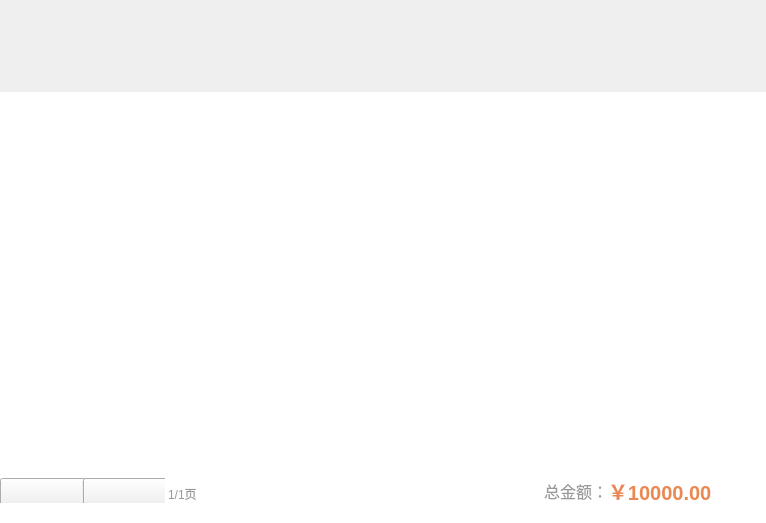
<?xml version="1.0" encoding="UTF-8"?>
<ui version="4.0">
 <class>CheckDetialWidget</class>
 <widget class="QWidget" name="CheckDetialWidget">
  <property name="geometry">
   <rect>
    <x>0</x>
    <y>0</y>
    <width>766</width>
    <height>523</height>
   </rect>
  </property>
  <property name="windowTitle">
   <string>Form</string>
  </property>
  <layout class="QVBoxLayout" name="verticalLayout">
   <property name="spacing">
    <number>0</number>
   </property>
   <property name="leftMargin">
    <number>0</number>
   </property>
   <property name="topMargin">
    <number>0</number>
   </property>
   <property name="rightMargin">
    <number>0</number>
   </property>
   <property name="bottomMargin">
    <number>0</number>
   </property>
   <item>
    <widget class="QWidget" name="topWidget" native="true">
     <property name="minimumSize">
      <size>
       <width>0</width>
       <height>62</height>
      </size>
     </property>
     <property name="maximumSize">
      <size>
       <width>16777215</width>
       <height>62</height>
      </size>
     </property>
     <layout class="QHBoxLayout" name="horizontalLayout">
      <property name="spacing">
       <number>0</number>
      </property>
      <property name="leftMargin">
       <number>0</number>
      </property>
      <property name="topMargin">
       <number>0</number>
      </property>
      <property name="rightMargin">
       <number>0</number>
      </property>
      <property name="bottomMargin">
       <number>0</number>
      </property>
      <item>
       <spacer name="horizontalSpacer">
        <property name="orientation">
         <enum>Qt::Horizontal</enum>
        </property>
        <property name="sizeHint" stdset="0">
         <size>
          <width>215</width>
          <height>20</height>
         </size>
        </property>
       </spacer>
      </item>
      <item>
       <widget class="SearchEdit" name="searchWidget" native="true">
        <property name="minimumSize">
         <size>
          <width>262</width>
          <height>32</height>
         </size>
        </property>
        <property name="maximumSize">
         <size>
          <width>262</width>
          <height>32</height>
         </size>
        </property>
        <property name="sizeIncrement">
         <size>
          <width>26</width>
          <height>3</height>
         </size>
        </property>
        <property name="baseSize">
         <size>
          <width>262</width>
          <height>32</height>
         </size>
        </property>
       </widget>
      </item>
     </layout>
    </widget>
   </item>
   <item>
    <widget class="QWidget" name="mainWidget" native="true">
     <layout class="QVBoxLayout" name="verticalLayout_2">
      <property name="spacing">
       <number>0</number>
      </property>
      <property name="leftMargin">
       <number>0</number>
      </property>
      <property name="topMargin">
       <number>0</number>
      </property>
      <property name="rightMargin">
       <number>0</number>
      </property>
      <property name="bottomMargin">
       <number>0</number>
      </property>
      <item>
       <widget class="CheckDetialTitleWidget" name="titleWidget" native="true">
        <property name="minimumSize">
         <size>
          <width>0</width>
          <height>30</height>
         </size>
        </property>
        <property name="maximumSize">
         <size>
          <width>16777215</width>
          <height>30</height>
         </size>
        </property>
       </widget>
      </item>
      <item>
       <widget class="CheckDetialListView" name="listView">
        <property name="styleSheet">
         <string notr="true">QListView{
border:none;
}</string>
        </property>
       </widget>
      </item>
      <item>
       <widget class="QWidget" name="bottomWidget" native="true">
        <property name="minimumSize">
         <size>
          <width>0</width>
          <height>70</height>
         </size>
        </property>
        <property name="maximumSize">
         <size>
          <width>16777215</width>
          <height>70</height>
         </size>
        </property>
        <property name="sizeIncrement">
         <size>
          <width>76</width>
          <height>7</height>
         </size>
        </property>
        <property name="baseSize">
         <size>
          <width>766</width>
          <height>70</height>
         </size>
        </property>
        <property name="styleSheet">
         <string notr="true">QWidget#bottomWidget{
        background-color:#ffffff;
}</string>
        </property>
        <layout class="QHBoxLayout" name="horizontalLayout_3">
         <property name="spacing">
          <number>16</number>
         </property>
         <property name="leftMargin">
          <number>0</number>
         </property>
         <property name="topMargin">
          <number>25</number>
         </property>
         <property name="rightMargin">
          <number>54</number>
         </property>
         <property name="bottomMargin">
          <number>20</number>
         </property>
         <item>
          <widget class="QWidget" name="leftWidget" native="true">
           <property name="minimumSize">
            <size>
             <width>200</width>
             <height>0</height>
            </size>
           </property>
           <property name="maximumSize">
            <size>
             <width>200</width>
             <height>16777215</height>
            </size>
           </property>
           <layout class="QHBoxLayout" name="horizontalLayout_4">
            <property name="spacing">
             <number>0</number>
            </property>
            <property name="leftMargin">
             <number>0</number>
            </property>
            <property name="topMargin">
             <number>0</number>
            </property>
            <property name="rightMargin">
             <number>0</number>
            </property>
            <property name="bottomMargin">
             <number>0</number>
            </property>
            <item>
             <spacer name="horizontalSpacer_2">
              <property name="orientation">
               <enum>Qt::Horizontal</enum>
              </property>
              <property name="sizeHint" stdset="0">
               <size>
                <width>40</width>
                <height>20</height>
               </size>
              </property>
             </spacer>
            </item>
            <item>
             <widget class="QWidget" name="widget_5" native="true">
              <layout class="QHBoxLayout" name="horizontalLayout_5">
               <property name="spacing">
                <number>0</number>
               </property>
               <property name="leftMargin">
                <number>0</number>
               </property>
               <property name="topMargin">
                <number>0</number>
               </property>
               <property name="rightMargin">
                <number>0</number>
               </property>
               <property name="bottomMargin">
                <number>0</number>
               </property>
               <item>
                <widget class="QPushButton" name="lastPageButton">
                 <property name="minimumSize">
                  <size>
                   <width>87</width>
                   <height>31</height>
                  </size>
                 </property>
                 <property name="maximumSize">
                  <size>
                   <width>87</width>
                   <height>37</height>
                  </size>
                 </property>
                 <property name="styleSheet">
                  <string notr="true">QPushButton
{
        border-image: url(:/saleImage/btn-up-nomal.png);
}

QPushButton:pressed
{
        border-image: url(:/saleImage/btn-up-pess.png);
}

QPushButton:disabled
{
border-image: url(:/saleImage/btn-up-disable.png);
}</string>
                 </property>
                 <property name="text">
                  <string/>
                 </property>
                </widget>
               </item>
               <item>
                <widget class="QWidget" name="widget_6" native="true">
                 <property name="minimumSize">
                  <size>
                   <width>1</width>
                   <height>18</height>
                  </size>
                 </property>
                 <property name="maximumSize">
                  <size>
                   <width>1</width>
                   <height>18</height>
                  </size>
                 </property>
                 <property name="styleSheet">
                  <string notr="true">border: 1px solid #ededed;</string>
                 </property>
                </widget>
               </item>
               <item>
                <widget class="QPushButton" name="nextPageButton">
                 <property name="minimumSize">
                  <size>
                   <width>87</width>
                   <height>31</height>
                  </size>
                 </property>
                 <property name="maximumSize">
                  <size>
                   <width>87</width>
                   <height>37</height>
                  </size>
                 </property>
                 <property name="styleSheet">
                  <string notr="true">QPushButton{
        border-image: url(:/saleImage/btn-down-nomal.png);
}

QPushButton:pressed{
        border-image: url(:/saleImage/btn-down-pess.png);
}

QPushButton:disabled{
        border-image: url(:/saleImage/btn-down-disabled.png);
}</string>
                 </property>
                 <property name="text">
                  <string/>
                 </property>
                </widget>
               </item>
              </layout>
             </widget>
            </item>
            <item>
             <spacer name="horizontalSpacer_3">
              <property name="orientation">
               <enum>Qt::Horizontal</enum>
              </property>
              <property name="sizeHint" stdset="0">
               <size>
                <width>40</width>
                <height>20</height>
               </size>
              </property>
             </spacer>
            </item>
            <item>
             <widget class="QLabel" name="pageLabel">
              <property name="styleSheet">
               <string notr="true">font-size:12px;
color:#999999;
font-family:&quot;微软雅黑&quot;;
padding-top:6px;</string>
              </property>
              <property name="text">
               <string>1/1页</string>
              </property>
             </widget>
            </item>
           </layout>
          </widget>
         </item>
         <item>
          <widget class="QWidget" name="widget" native="true">
           <layout class="QHBoxLayout" name="horizontalLayout_2">
            <property name="spacing">
             <number>0</number>
            </property>
            <property name="leftMargin">
             <number>0</number>
            </property>
            <property name="topMargin">
             <number>0</number>
            </property>
            <property name="rightMargin">
             <number>0</number>
            </property>
            <property name="bottomMargin">
             <number>0</number>
            </property>
            <item>
             <spacer name="horizontalSpacer_4">
              <property name="orientation">
               <enum>Qt::Horizontal</enum>
              </property>
              <property name="sizeHint" stdset="0">
               <size>
                <width>282</width>
                <height>20</height>
               </size>
              </property>
             </spacer>
            </item>
            <item>
             <widget class="QLabel" name="label">
              <property name="styleSheet">
               <string notr="true">font-family:&quot;微软雅黑&quot;;
font-size:16px;
color:#999999;</string>
              </property>
              <property name="text">
               <string>总金额：</string>
              </property>
             </widget>
            </item>
            <item>
             <widget class="QLabel" name="totalLabel">
              <property name="styleSheet">
               <string notr="true">font-family:&quot;微软雅黑&quot;;
font-size:20px;
font-weight:bold;
color:#ea8852;

</string>
              </property>
              <property name="text">
               <string>￥10000.00</string>
              </property>
             </widget>
            </item>
           </layout>
          </widget>
         </item>
        </layout>
       </widget>
      </item>
     </layout>
    </widget>
   </item>
  </layout>
 </widget>
 <customwidgets>
  <customwidget>
   <class>SearchEdit</class>
   <extends>QWidget</extends>
   <header>SearchEdit.h</header>
   <container>1</container>
  </customwidget>
  <customwidget>
   <class>CheckDetialListView</class>
   <extends>QListView</extends>
   <header>checkdetiallistview.h</header>
  </customwidget>
  <customwidget>
   <class>CheckDetialTitleWidget</class>
   <extends>QWidget</extends>
   <header>checkdetialtitlewidget.h</header>
   <container>1</container>
  </customwidget>
 </customwidgets>
 <resources/>
 <connections/>
</ui>
